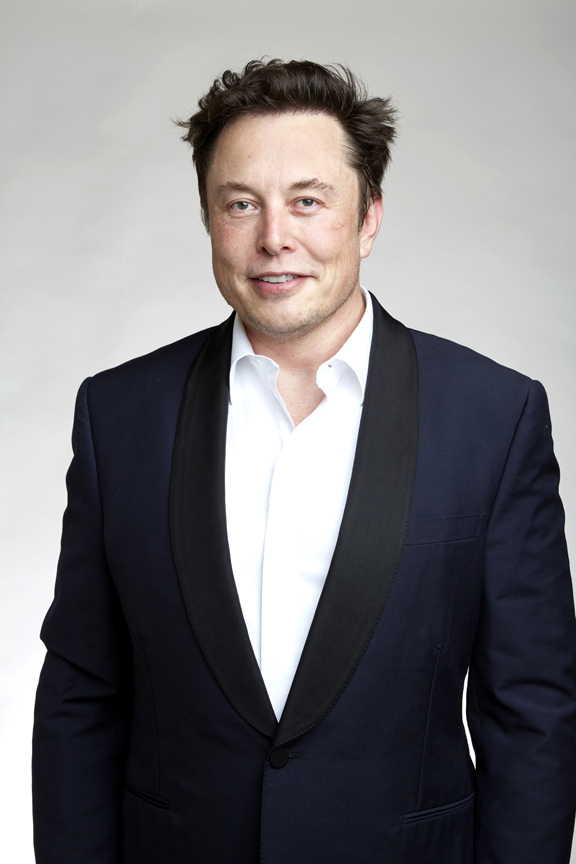
#> input picture elon.jpg, 576 x 864 px
$ jupyter execute --allow-errors Face_detect_Template_matching.ipynb   (shell and % lines are left out)
#> lines starting #> are read from the running program, lines starting #| are printed output that depends on the picture
[cell 1]
import numpy as np
import pandas as pd
import matplotlib.pyplot as plt

[cell 2]
import cv2

[cell 3]
# Reading the original image
img = plt.imread('elon.jpg')
#> img is the input picture: shape (864, 576, 3); mean R, G, B 120.7, 118.8, 121.3

[cell 4]
plt.imshow(img)

[cell 5]
img.shape
#> Out = (864, 576, 3)

##### Cropping the face from the original image

[cell 6]
x = 150
y = 40
h = 330
w = 270

[cell 7]
face = img[y:y+h, x:x+w]
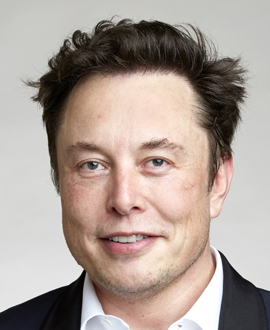
#> face: shape (330, 270, 3); mean R, G, B 172, 158.5, 150.7

[cell 8]
plt.imshow(face)

[cell 9]
# Saving the cropped image
cv2.imwrite('C:/Users/lenovo/Desktop/Repository/Computer-Vision-with-Python/elon_face.jpg',face)
#> Out = True

[cell 10]
# Reading original and cropped image
elon = plt.imread('elon.jpg')
#> (the rest of this cell did not finish here and is left out)

[cell 11]
elon.shape
#> Out = (864, 576, 3)

#> (a cell that did not finish here is left out)

#> (a cell that did not finish here is left out)

#> (a cell that did not finish here is left out)

#> (a cell that did not finish here is left out)

[cell 16]
# Different methods used in template matching
methods = ['cv2.TM_CCOEFF', 'cv2.TM_CCOEFF_NORMED', 'cv2.TM_CCORR','cv2.TM_CCORR_NORMED', 'cv2.TM_SQDIFF', 'cv2.TM_SQDIFF_NORMED']
#> methods = ['cv2.TM_CCOEFF', 'cv2.TM_CCOEFF_NORMED', 'cv2.TM_CCORR', 'cv2.TM_CCORR_NORMED', 'cv2.TM_SQDIFF', 'cv2.TM_SQDIFF_NORMED']
